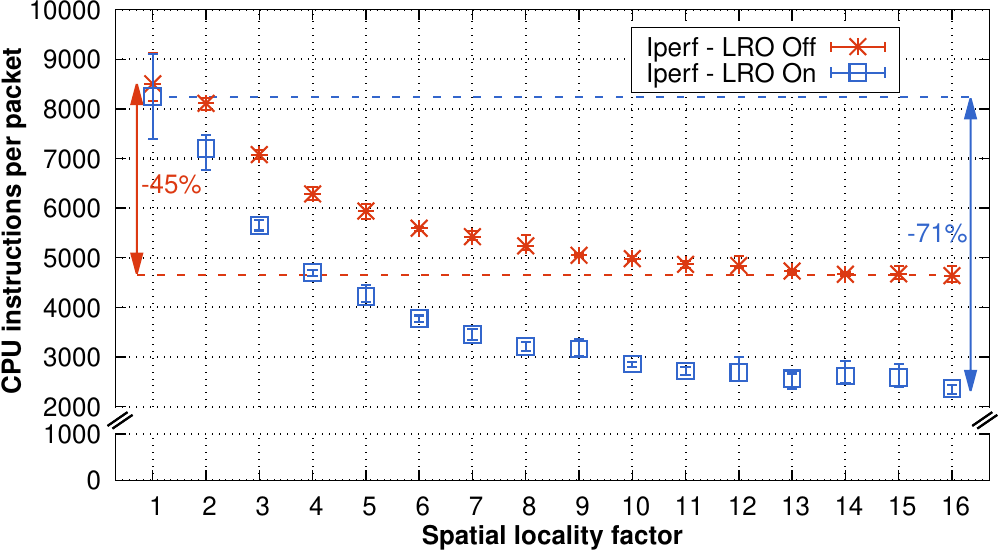

Write gnuplot code to recreate this figure.
#!/usr/bin/gnuplot
load "../../common.plot"

font_type = "Helvetica,28"
font_type_bold = "Helvetica-Bold,28"

set terminal pdf dl 1.5 enhanced dashed size 10.0, 5.5 font font_type
set output "iperf-cascade-cpu-instructions.pdf"

set style fill solid 2 border lt -1
set datafile separator " "
set style data errorbars

### Variables
points_lw = 3
points_size = 2.0
line_width = 2

max_ordering = 16.0
x_start = 0.3
x_offset = 0.7
min_y_bot = 0
max_y_bot = 1000
min_y_top = 2000
max_y_top = 10000

### Input files
input_file_cpu_instr_lro_off = "data/iperf/lro-off/inst-pp.stats"
input_file_cpu_instr_lro_on  = "data/iperf/lro-on/inst-pp.stats"

### Margins
bm_bottom = 0.126
tm_bottom = 0.21
bm_top = 0.26
tm_top = 0.984
lm = 0.115
rm = 0.99

# Set the x-axis cut points
set arrow from screen lm-0.008,tm_bottom+0.015 to screen lm+0.012,tm_bottom+0.040 nohead linewidth 3
set arrow from screen lm-0.003,tm_bottom+0.010 to screen lm+0.017,tm_bottom+0.035 nohead linewidth 3
set arrow from screen rm-0.017,tm_bottom+0.015 to screen rm+0.003,tm_bottom+0.040 nohead linewidth 3
set arrow from screen rm-0.012,tm_bottom+0.010 to screen rm+0.008,tm_bottom+0.035 nohead linewidth 3

set multiplot layout 1,2 columnsfirst upwards

####### Plot 1
y1 = min_y_bot
y2 = max_y_bot

# Margins
set bmargin at screen bm_bottom
set tmargin at screen tm_bottom
set lmargin at screen lm
set rmargin at screen rm

# Leave the right border open
set border 1+2+8 lw 2

# X-axis
set xlabel "Spatial locality factor"
set xlabel font font_type_bold
set xlabel offset 0,0.41
set xrange [x_start:max_ordering + x_offset]
set xtics nomirror 1

# Y-axis
set yrange [y1:y2]
set ytics mirror 0.5
set ytics 1000

# Grid
set grid xtics lw 3.0 lt 0
set grid ytics lw 3.0 lt 0

# Legend
unset key

# No data here
plot \
	1/0 ls 6 dt 4 notitle

####### Plot 2
y3 = min_y_top
y4 = max_y_top

# Margins
set bmargin at screen bm_top
set tmargin at screen tm_top
set lmargin at screen lm
set rmargin at screen rm

# Leave the right border open
set border 2+4+8 lw 2

# X-axis
unset xlabel
unset xtics
set x2tics border in scale 1,0.5 norotate autojustify nomirror
set x2range [x_start:max_ordering + x_offset]
set x2tics nomirror 1

# Y-axis
set ylabel "{/Helvetica:Bold CPU instructions per packet}"
set ylabel offset 1.4,-0.5
set ytics border in scale 1,0.5 norotate mirror
set ytics mirror 0.010
set ytics 1000
set yrange [y3:y4]

# Grid
set grid x2tics lw 3.0 lt 0
set grid y2tics lw 3.0 lt 0

# Legend
set key outside opaque bottom Right title
set border back
set key box linestyle 1 lt rgb(black)
set key font ",28.0"
set key vertical maxrows 2
set key width -2.2
set key height 0.5
set key samplen 3.0
set key at 15.01, 8340

### Linestyles
set style line 1 pointtype 3 pointsize points_size linewidth points_lw lt rgb(darkred)
set style line 2 pointtype 4 pointsize points_size linewidth points_lw lt rgb(darkblue)

# Highlight the difference
set arrow heads back filled from 0.7,4680 to 0.7,8500 ls 1 linewidth 3
set label '-45%' at 0.78,6500 textcolor ls 1
set arrow nohead from 0.7,4645 to 15.7,4645 ls 1 linewidth 3 dt 2

set arrow heads back filled from 16.35,2320 to 16.35,8210 ls 2 linewidth 3
set label '-71%' at 15.16,5500 textcolor ls 2
set arrow nohead from 1.3,8240 to 16.4,8240 ls 2 linewidth 3 dt 2

plot \
	input_file_cpu_instr_lro_off using ($1):($3):($2):($4) with errorbars ls 1 title "Iperf - LRO Off",\
	input_file_cpu_instr_lro_on  using ($1):($3):($2):($4) with errorbars ls 2 title "Iperf - LRO On"

unset multiplot
